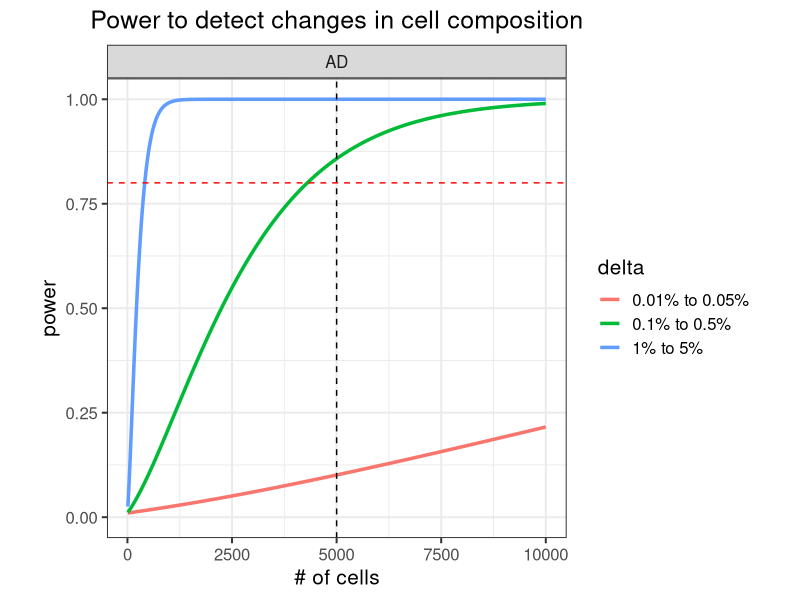
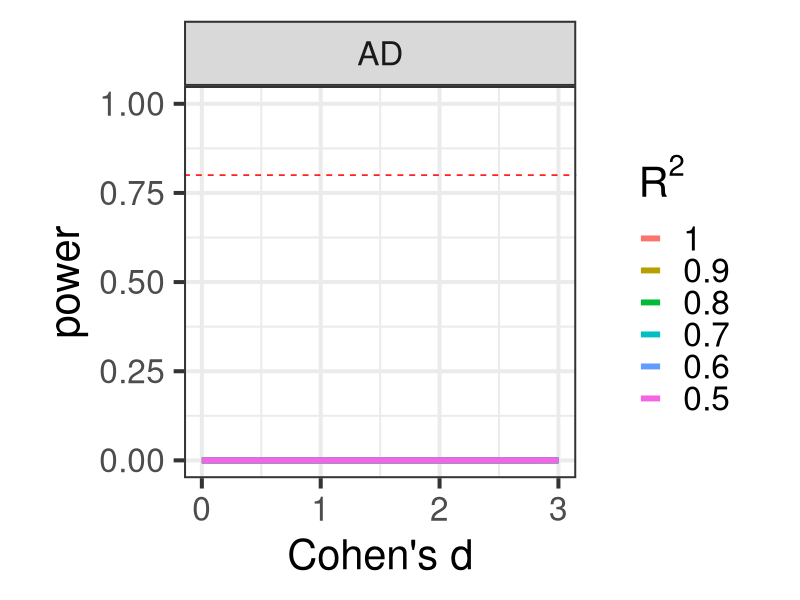

The R source for these figures, in order: (Note: this script raises an error after producing the figures.)
## ---- chunk 1
library(ggplot2)
library(data.table)
library(xtable)

## ---- chunk 2
suppressPackageStartupMessages(library(knitr))
options(xtable.type="html")

knitr::opts_chunk$set(
  echo=TRUE,
  warning=FALSE,
  message=TRUE,
  error = FALSE,
  tidy = FALSE,
  cache = TRUE,
  cache.lazy = FALSE,
  dev = c("png", "pdf"), 
  fig.width=7, fig.height=7)

options(markdown.HTML.stylesheet = 'css/custom.css')
## ---- chunk 3

library(pwr)
n_samples = c(CTL = 3, AD=3)
n_cells = 5000
n_cells_max = 10000
prop_diff = list(c(0.01, 0.05), c(0.001, 0.005), c(0.0001, 0.0005))
n_cell_types = 5

getPower = function(n1, n2, p1, p2, C, n_tests){
	sSq1 = p1*(1-p1)/ C
	sSq2 = p2*(1-p2)/ C

	sigSq = ((n1-1)*sSq1 + (n2-1)*sSq2) / (n1 + n2 -2)
	d = abs(p1 - p2)/sqrt(sigSq)

	pwr.t2n.test(n1=n1, n2=n2, d=d, sig.level = 0.05/n_tests )
}

getPowerCurve = function(n1, n2){
	# for each pair of proportions
	res = lapply(prop_diff, function(prop){
		p1 = prop[1]
		p2 = prop[2]

		# for each cell number
		res = lapply( seq(10, n_cells_max, by = 3), function(C){
			res = getPower(n1, n2, p1, p2, C, n_cell_types)
			data.frame(n1, n2, p1, p2, C, d = res$d, power= res$power, delta=paste0(p1*100, '% to ', p2*100, '%'))
			})
		do.call("rbind", res)
		})
	do.call("rbind", res)
}

# for each disease
res = lapply(names(n_samples)[-1], function(ID){
	res = getPowerCurve(n_samples['CTL'], n_samples[ID])
	res$Disease = ID
	res 
})
res = do.call("rbind", res)

ggplot(res, aes(C, power, color=delta)) + geom_line(size=1.2) + theme_bw(15) + theme(aspect.ratio=1, plot.title = element_text(hjust = 0.5)) + xlab("# of cells") + ggtitle("Power to detect changes in cell composition") + ylim(0, 1) + facet_wrap(~Disease) + geom_vline(xintercept=n_cells, color="black", linetype="dashed") + geom_hline(yintercept=0.8, color="red", linetype="dashed") #+ scale_x_continuous(limits=c(0,n_cells_max), expand=c(0,0)) + scale_y_continuous(limits=c(0,1.02), expand=c(0,0))
## ---- chunk 4
# Sample size required to get 80% power
res = data.table(res)
res$Dataset = with(res, paste(Disease, delta))
tab = res[,.SD[min(which(power>.80)),],by=Dataset]
tab$Cells_per_individual = as.integer(tab$C)
print(xtable(tab[,c('Dataset', 'Cells_per_individual', 'power')], type="html"), include.rownames=FALSE)
## ---- chunk 5

n_genes = 10000
n_tests = n_genes * n_cell_types

getPower = function(n1, n2, d, n_tests, rsq){
	# pwr.t2n.test(n1=n1, n2=n2, d=d, sig.level = 0.05/n_tests )

	# Compute n_Eff, need to divide by 2 becaues n is the number in each set
	N_eff = 4 / (1/n1 + 1/n2)
	pwr.t.test(n=N_eff/2 * rsq, d=d, sig.level = 0.05/n_tests )
}

getPowerCurve = function(n1, n2, n_tests, rsq){
	# for each cell number
	res = lapply( seq(0, 3, length.out=1000), function(delta){
		res = getPower(n1, n2, delta, n_tests, rsq)
		data.frame(n1, n2, d = res$d, rsq, power= res$power)
		})
	do.call("rbind", res)
}

# for each disease
res = lapply(names(n_samples)[-1], function(ID){
	res = lapply( c(.5, .6, .7, .8, .9,1), function(rsq){
		res = getPowerCurve(n_samples['CTL'], n_samples[ID], n_tests, rsq)
		res$Disease = ID
		res 
	})
	do.call("rbind", res)
})
res = do.call("rbind", res)

res$rsq_text = with(res, factor(rsq, rev(sort(unique(rsq)))))
res = res[order(res$rsq, decreasing=FALSE),]

ggplot(res, aes(d, power, color=rsq_text)) + geom_line(size=2) + theme_bw(30) + theme(aspect.ratio=1, plot.title = element_text(hjust = 0.5)) + ylim(0, 1) + xlab("Cohen's d") + facet_wrap( ~ Disease) + scale_color_discrete(bquote(R^2)) + geom_hline(yintercept=0.8, color="red", linetype="dashed")
## ---- chunk 6
res = data.table(res)
res$Dataset = with(res, paste(Disease, rsq))
# Sample size required to get 80% power
tab = res[,.SD[min(which(power>.80)),],by=Dataset]
print(xtable(tab[,c('Disease', 'rsq', 'power', 'd')], type="html"), include.rownames=FALSE)
## ---- chunk 7
knitr::knit_exit()
## ---- chunk 8
n = sum(n_samples)
# f = .1
# rsq = .6

# get 1e-6 cutoff in each cell type
# n_tests = 50000 * 100
n_snps_per_gene = 10 # effective number of tests per gene
n_tests = n_snps_per_gene*n_genes * n_cell_types

# effective number of tests from standard eqtl analysis
meff_tests_std = 5000

n_tests = meff_tests_std * n_cell_types

-log10(0.05/n_tests)

getPower = function(n, rsq, f, n_tests){
	pwr.r.test(n*rsq, r=sqrt(f), sig.level=0.05/n_tests)
}

# for each f value
res = lapply( seq(0, .5, length.out=500), function(f){
	# for each rsq
	res = lapply( c(.5, .6, .7, .8, .9,1), function(rsq){
		res = getPower(n, rsq, f, n_tests)
		data.frame(n, rsq, f, power=res$power)
	})
	res = do.call("rbind", res)
})
res = do.call("rbind", res)

res$rsq_text = with(res, factor(rsq, rev(sort(unique(rsq)))))
res = res[order(res$rsq_text, decreasing=FALSE),]

ggplot(res, aes(f, power, color=rsq_text)) + geom_line(size=2) + theme_bw(14) + theme(aspect.ratio=1, plot.title = element_text(hjust = 0.5)) + ylim(0, 1) + xlab("eQTL variance explained") + scale_color_discrete(bquote(R^2)) + geom_hline(yintercept=0.8, color="red", linetype="dashed")
## ---- chunk 9
res = data.table(res)    
# Sample size required to get 80% power
tab = res[,.SD[min(which(power>.80)),],by=rsq]
tab$f = format(tab$f, digits=2)
print(xtable(tab[,c('rsq', 'power', 'f')], type="html"), include.rownames=FALSE)
## ---- chunk 10
knitr::knit_exit()
## ---- chunk 11
beta = 0.11384

n = sum(n_samples)

n_tests = 50000 * 100

# for each f value
res = lapply( seq(0.005, .3, length.out=500), function(maf){

	# need to scale by sqrt(n) because beta is already scaled
	f = 2*beta^2 * maf * (1-maf) * sqrt(n)

	# for each rsq
	res = lapply( c(.5, .6, .7, .8, .9,1), function(rsq){
		res = getPower(n, rsq, f, n_tests)
		data.frame(n, rsq, f, maf, power=res$power)
	})
	res = do.call("rbind", res)
})
res = do.call("rbind", res)

ggplot(res, aes(maf, power, color=as.character(rsq))) + geom_line(size=2) + theme_bw(14) + theme(aspect.ratio=1, plot.title = element_text(hjust = 0.5)) + ylim(0, 1) + xlab("MAF") + scale_color_discrete(bquote(R^2)) + geom_hline(yintercept=0.8, color="red", linetype="dashed") + scale_x_log10()
